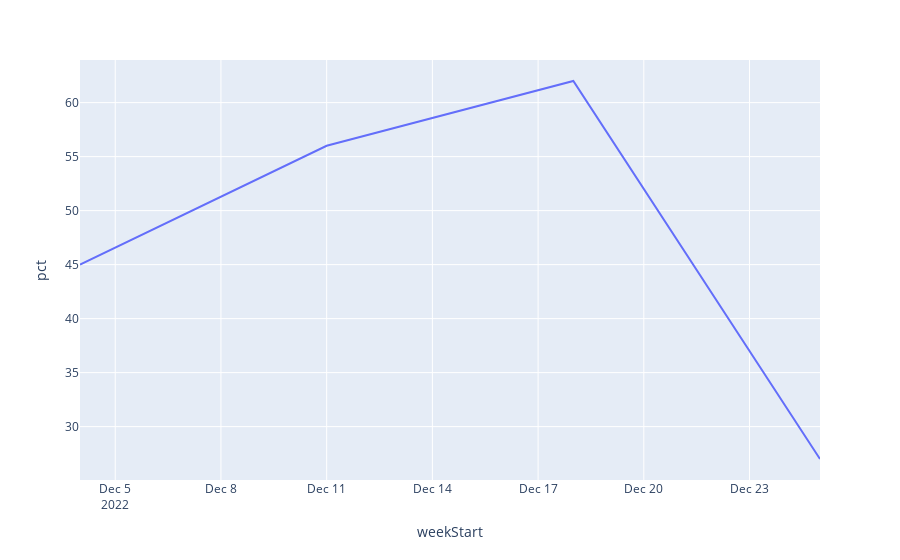

Write notebook code for a chart like this one.
### Code cell
fig = px.line(weeklyScore, x="weekStart", y="pct")
fig.show()

### Figure 1 — Plotly figure (JSON) as saved in the notebook; plotly's stock layout.template omitted (floating-point values rounded to 4 significant figures)
{"data": [{"hovertemplate": "weekStart=%{x}<br>pct=%{y}<extra></extra>", "legendgroup": "", "line": {"color": "#636efa", "dash": "solid"}, "marker": {"symbol": "circle"}, "mode": "lines", "name": "", "orientation": "v", "showlegend": false, "type": "scatter", "x": ["2022-12-04", "2022-12-11", "2022-12-18", "2022-12-25"], "xaxis": "x", "y": [45, 56.0, 62, 27], "yaxis": "y"}], "layout": {"legend": {"tracegroupgap": 0}, "margin": {"t": 60}, "xaxis": {"anchor": "y", "domain": [0, 1], "title": {"text": "weekStart"}}, "yaxis": {"anchor": "x", "domain": [0, 1], "title": {"text": "pct"}}}}
